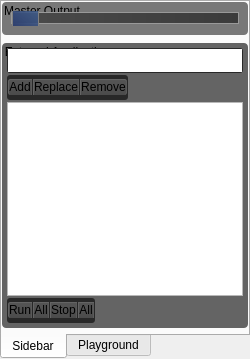
      <widget class="QTabWidget" name="tabWidget_right">
       <property name="maximumSize">
        <size>
         <width>250</width>
         <height>16777215</height>
        </size>
       </property>
       <property name="tabPosition">
        <enum>QTabWidget::South</enum>
       </property>
       <property name="currentIndex">
        <number>0</number>
       </property>
       <widget class="QWidget" name="tab_15">
        <attribute name="title">
         <string>Sidebar</string>
        </attribute>
        <layout class="QGridLayout" name="gridLayout_16">
         <property name="leftMargin">
          <number>0</number>
         </property>
         <property name="topMargin">
          <number>0</number>
         </property>
         <property name="rightMargin">
          <number>0</number>
         </property>
         <property name="bottomMargin">
          <number>5</number>
         </property>
         <property name="horizontalSpacing">
          <number>5</number>
         </property>
         <property name="verticalSpacing">
          <number>8</number>
         </property>
         <item row="2" column="0">
          <widget class="QGroupBox" name="groupBox_13">
           <property name="minimumSize">
            <size>
             <width>0</width>
             <height>250</height>
            </size>
           </property>
           <property name="styleSheet">
            <string notr="true">QGroupBox{
	background-color: rgba(100,100,100, 255);
	border: 0px solid;
	border-radius: 4px;
	margin-top: 0ex;
	padding-top: 2ex;
}

QPushButton{
	border-top: 1px solid rgb(100,100,100);
    border-left: 1px solid rgb(100,100,100);
    border-right: 1px solid rgb(90,90,90);
    border-bottom: 1px solid rgb(75,75,75);
	
	background-color: qlineargradient(spread:pad, x1:0, y1:1, x2:0, y2:0, stop:0 rgba(75, 75, 75, 255), stop:1 rgba(85,85,85, 255));

	border-radius: 2px;
}

QPushButton:hover{
	border-top: 1px solid rgb(100,100,100);
    border-left: 1px solid rgb(100,100,100);
    border-right: 1px solid rgb(90,90,90);
    border-bottom: 1px solid rgb(75,75,75);
	
	background-color: qlineargradient(spread:pad, x1:0, y1:1, x2:0, y2:0, stop:0 rgba(85,85,85, 255), stop:1 rgba(100,100,100, 255));

	border-radius: 2px;
}

QPushButton:pressed{
	border-top: 1px solid rgb(100,100,100);
    border-left: 1px solid rgb(100,100,100);
    border-right: 1px solid rgb(90,90,90);
    border-bottom: 1px solid rgb(75,75,75);
	
	background-color: qlineargradient(spread:pad, x1:0, y1:1, x2:0, y2:0, stop:0 rgba(50,50,50, 255), stop:1 rgba(65,65,65, 255));

	border-radius: 2px;
}</string>
           </property>
           <property name="title">
            <string>External Applications</string>
           </property>
           <layout class="QGridLayout" name="gridLayout_18">
            <property name="leftMargin">
             <number>5</number>
            </property>
            <property name="topMargin">
             <number>5</number>
            </property>
            <property name="rightMargin">
             <number>5</number>
            </property>
            <property name="bottomMargin">
             <number>5</number>
            </property>
            <property name="spacing">
             <number>2</number>
            </property>
            <item row="2" column="0">
             <widget class="QListWidget" name="listWidget_ExtApps">
              <property name="horizontalScrollBarPolicy">
               <enum>Qt::ScrollBarAsNeeded</enum>
              </property>
              <property name="editTriggers">
               <set>QAbstractItemView::DoubleClicked|QAbstractItemView::EditKeyPressed</set>
              </property>
              <property name="textElideMode">
               <enum>Qt::ElideMiddle</enum>
              </property>
              <property name="horizontalScrollMode">
               <enum>QAbstractItemView::ScrollPerPixel</enum>
              </property>
             </widget>
            </item>
            <item row="0" column="0">
             <widget class="QFrame" name="frame_12">
              <property name="minimumSize">
               <size>
                <width>0</width>
                <height>25</height>
               </size>
              </property>
              <property name="maximumSize">
               <size>
                <width>16777215</width>
                <height>25</height>
               </size>
              </property>
              <property name="styleSheet">
               <string notr="true">QFrame{
	background: rgb(40,40,40);
    padding: 1px;
	border-radius: 3px;
}

QPushButton{
	border-top: 1px solid rgb(100,100,100);
    border-left: 1px solid rgb(100,100,100);
    border-right: 1px solid rgb(90,90,90);
    border-bottom: 1px solid rgb(75,75,75);
	
	background-color: qlineargradient(spread:pad, x1:0, y1:1, x2:0, y2:0, stop:0 rgba(75, 75, 75, 255), stop:1 rgba(85,85,85, 255));

	border-radius: 2px;
}

QPushButton:hover{
	border-top: 1px solid rgb(100,100,100);
    border-left: 1px solid rgb(100,100,100);
    border-right: 1px solid rgb(90,90,90);
    border-bottom: 1px solid rgb(75,75,75);
	
	background-color: qlineargradient(spread:pad, x1:0, y1:1, x2:0, y2:0, stop:0 rgba(85,85,85, 255), stop:1 rgba(100,100,100, 255));

	border-radius: 2px;
}

QPushButton:pressed{
	border-top: 1px solid rgb(100,100,100);
    border-left: 1px solid rgb(100,100,100);
    border-right: 1px solid rgb(90,90,90);
    border-bottom: 1px solid rgb(75,75,75);
	
	background-color: qlineargradient(spread:pad, x1:0, y1:1, x2:0, y2:0, stop:0 rgba(50,50,50, 255), stop:1 rgba(65,65,65, 255));

	border-radius: 2px;
}

QPushButton::checked{
	color: red;
	background-color: rgb(54, 54, 54);
}</string>
              </property>
              <property name="frameShape">
               <enum>QFrame::StyledPanel</enum>
              </property>
              <property name="frameShadow">
               <enum>QFrame::Raised</enum>
              </property>
              <layout class="QHBoxLayout" name="horizontalLayout_4">
               <property name="spacing">
                <number>1</number>
               </property>
               <property name="leftMargin">
                <number>0</number>
               </property>
               <property name="topMargin">
                <number>0</number>
               </property>
               <property name="rightMargin">
                <number>0</number>
               </property>
               <property name="bottomMargin">
                <number>0</number>
               </property>
               <item>
                <widget class="QLineEdit" name="lineEdit_ExtApp">
                 <property name="sizePolicy">
                  <sizepolicy hsizetype="Expanding" vsizetype="Minimum">
                   <horstretch>0</horstretch>
                   <verstretch>0</verstretch>
                  </sizepolicy>
                 </property>
                 <property name="minimumSize">
                  <size>
                   <width>0</width>
                   <height>0</height>
                  </size>
                 </property>
                 <property name="maximumSize">
                  <size>
                   <width>16777215</width>
                   <height>16777215</height>
                  </size>
                 </property>
                 <property name="toolTip">
                  <string>Command for an application</string>
                 </property>
                 <property name="styleSheet">
                  <string notr="true">border-radius: 0;</string>
                 </property>
                </widget>
               </item>
              </layout>
             </widget>
            </item>
            <item row="3" column="0">
             <widget class="QFrame" name="frame_10">
              <property name="sizePolicy">
               <sizepolicy hsizetype="Maximum" vsizetype="Preferred">
                <horstretch>0</horstretch>
                <verstretch>0</verstretch>
               </sizepolicy>
              </property>
              <property name="minimumSize">
               <size>
                <width>0</width>
                <height>25</height>
               </size>
              </property>
              <property name="maximumSize">
               <size>
                <width>16777215</width>
                <height>25</height>
               </size>
              </property>
              <property name="styleSheet">
               <string notr="true">QFrame{
	background: rgb(40,40,40);
    padding: 1px;
	border-radius: 3px;
}

QPushButton{
	border-top: 1px solid rgb(100,100,100);
    border-left: 1px solid rgb(100,100,100);
    border-right: 1px solid rgb(90,90,90);
    border-bottom: 1px solid rgb(75,75,75);
	
	background-color: qlineargradient(spread:pad, x1:0, y1:1, x2:0, y2:0, stop:0 rgba(75, 75, 75, 255), stop:1 rgba(85,85,85, 255));

	border-radius: 2px;
}

QPushButton:hover{
	border-top: 1px solid rgb(100,100,100);
    border-left: 1px solid rgb(100,100,100);
    border-right: 1px solid rgb(90,90,90);
    border-bottom: 1px solid rgb(75,75,75);
	
	background-color: qlineargradient(spread:pad, x1:0, y1:1, x2:0, y2:0, stop:0 rgba(85,85,85, 255), stop:1 rgba(100,100,100, 255));

	border-radius: 2px;
}

QPushButton:pressed{
	border-top: 1px solid rgb(100,100,100);
    border-left: 1px solid rgb(100,100,100);
    border-right: 1px solid rgb(90,90,90);
    border-bottom: 1px solid rgb(75,75,75);
	
	background-color: qlineargradient(spread:pad, x1:0, y1:1, x2:0, y2:0, stop:0 rgba(50,50,50, 255), stop:1 rgba(65,65,65, 255));

	border-radius: 2px;
}</string>
              </property>
              <property name="frameShape">
               <enum>QFrame::StyledPanel</enum>
              </property>
              <property name="frameShadow">
               <enum>QFrame::Raised</enum>
              </property>
              <layout class="QGridLayout" name="gridLayout_19">
               <property name="leftMargin">
                <number>0</number>
               </property>
               <property name="topMargin">
                <number>0</number>
               </property>
               <property name="rightMargin">
                <number>0</number>
               </property>
               <property name="bottomMargin">
                <number>0</number>
               </property>
               <property name="spacing">
                <number>1</number>
               </property>
               <item row="0" column="1">
                <widget class="QPushButton" name="pushButton_ExtApp_RunAll">
                 <property name="toolTip">
                  <string>Run all applications in the list</string>
                 </property>
                 <property name="styleSheet">
                  <string notr="true">

border-top-left-radius: 0;
border-bottom-left-radius: 0;
border-top-right-radius: 0;
border-bottom-right-radius: 0;</string>
                 </property>
                 <property name="text">
                  <string>All</string>
                 </property>
                </widget>
               </item>
               <item row="0" column="2">
                <widget class="QPushButton" name="pushButton_ExtApp_Stop">
                 <property name="toolTip">
                  <string>Stop the selected application</string>
                 </property>
                 <property name="styleSheet">
                  <string notr="true">

border-top-left-radius: 0;
border-bottom-left-radius: 0;
border-top-right-radius: 0;
border-bottom-right-radius: 0;</string>
                 </property>
                 <property name="text">
                  <string>Stop</string>
                 </property>
                </widget>
               </item>
               <item row="0" column="0">
                <widget class="QPushButton" name="pushButton_ExtApp_RunSelected">
                 <property name="toolTip">
                  <string>Run selected application</string>
                 </property>
                 <property name="styleSheet">
                  <string notr="true">border-top-right-radius: 0;
border-bottom-right-radius: 0;</string>
                 </property>
                 <property name="text">
                  <string>Run</string>
                 </property>
                </widget>
               </item>
               <item row="0" column="3">
                <widget class="QPushButton" name="pushButton_ExtApp_StopAll">
                 <property name="toolTip">
                  <string>Stop all applications in the list</string>
                 </property>
                 <property name="styleSheet">
                  <string notr="true">

border-top-left-radius: 0;
border-bottom-left-radius: 0;
border-top-right-radius: 0;
border-bottom-right-radius: 0;</string>
                 </property>
                 <property name="text">
                  <string>All</string>
                 </property>
                </widget>
               </item>
              </layout>
             </widget>
            </item>
            <item row="1" column="0">
             <widget class="QFrame" name="frame_11">
              <property name="sizePolicy">
               <sizepolicy hsizetype="Maximum" vsizetype="Preferred">
                <horstretch>0</horstretch>
                <verstretch>0</verstretch>
               </sizepolicy>
              </property>
              <property name="minimumSize">
               <size>
                <width>0</width>
                <height>25</height>
               </size>
              </property>
              <property name="maximumSize">
               <size>
                <width>16777215</width>
                <height>25</height>
               </size>
              </property>
              <property name="styleSheet">
               <string notr="true">QFrame{
	background: rgb(40,40,40);
    padding: 1px;
	border-radius: 3px;
}

QPushButton{
	border-top: 1px solid rgb(100,100,100);
    border-left: 1px solid rgb(100,100,100);
    border-right: 1px solid rgb(90,90,90);
    border-bottom: 1px solid rgb(75,75,75);
	
	background-color: qlineargradient(spread:pad, x1:0, y1:1, x2:0, y2:0, stop:0 rgba(75, 75, 75, 255), stop:1 rgba(85,85,85, 255));

	border-radius: 2px;
}

QPushButton:hover{
	border-top: 1px solid rgb(100,100,100);
    border-left: 1px solid rgb(100,100,100);
    border-right: 1px solid rgb(90,90,90);
    border-bottom: 1px solid rgb(75,75,75);
	
	background-color: qlineargradient(spread:pad, x1:0, y1:1, x2:0, y2:0, stop:0 rgba(85,85,85, 255), stop:1 rgba(100,100,100, 255));

	border-radius: 2px;
}

QPushButton:pressed{
	border-top: 1px solid rgb(100,100,100);
    border-left: 1px solid rgb(100,100,100);
    border-right: 1px solid rgb(90,90,90);
    border-bottom: 1px solid rgb(75,75,75);
	
	background-color: qlineargradient(spread:pad, x1:0, y1:1, x2:0, y2:0, stop:0 rgba(50,50,50, 255), stop:1 rgba(65,65,65, 255));

	border-radius: 2px;
}</string>
              </property>
              <property name="frameShape">
               <enum>QFrame::StyledPanel</enum>
              </property>
              <property name="frameShadow">
               <enum>QFrame::Raised</enum>
              </property>
              <layout class="QGridLayout" name="gridLayout_35">
               <property name="leftMargin">
                <number>0</number>
               </property>
               <property name="topMargin">
                <number>0</number>
               </property>
               <property name="rightMargin">
                <number>0</number>
               </property>
               <property name="bottomMargin">
                <number>0</number>
               </property>
               <property name="spacing">
                <number>1</number>
               </property>
               <item row="0" column="2">
                <widget class="QPushButton" name="pushButton_ExtApp_remove">
                 <property name="maximumSize">
                  <size>
                   <width>16777215</width>
                   <height>16777215</height>
                  </size>
                 </property>
                 <property name="toolTip">
                  <string>Remove selected application</string>
                 </property>
                 <property name="styleSheet">
                  <string notr="true">border-top-left-radius: 0;
border-bottom-left-radius: 0;</string>
                 </property>
                 <property name="text">
                  <string>Remove</string>
                 </property>
                </widget>
               </item>
               <item row="0" column="0">
                <widget class="QPushButton" name="pushButton_ExtApp_add">
                 <property name="sizePolicy">
                  <sizepolicy hsizetype="Minimum" vsizetype="Minimum">
                   <horstretch>0</horstretch>
                   <verstretch>0</verstretch>
                  </sizepolicy>
                 </property>
                 <property name="maximumSize">
                  <size>
                   <width>16777215</width>
                   <height>16777215</height>
                  </size>
                 </property>
                 <property name="toolTip">
                  <string>Add to list below</string>
                 </property>
                 <property name="styleSheet">
                  <string notr="true">border-top-right-radius: 0;
border-bottom-right-radius: 0;</string>
                 </property>
                 <property name="text">
                  <string>Add</string>
                 </property>
                 <property name="checkable">
                  <bool>false</bool>
                 </property>
                </widget>
               </item>
               <item row="0" column="1">
                <widget class="QPushButton" name="pushButton_ExtApp_Replace">
                 <property name="toolTip">
                  <string>Replace the selected item in the list</string>
                 </property>
                 <property name="styleSheet">
                  <string notr="true">border-top-left-radius: 0;
border-bottom-left-radius: 0;
border-top-right-radius: 0;
border-bottom-right-radius: 0;</string>
                 </property>
                 <property name="text">
                  <string>Replace</string>
                 </property>
                </widget>
               </item>
              </layout>
             </widget>
            </item>
           </layout>
          </widget>
         </item>
         <item row="0" column="0">
          <widget class="QGroupBox" name="groupBox_4">
           <property name="styleSheet">
            <string notr="true">QGroupBox{

	background-color: rgba(120,120,120, 255);
	border: 0px solid;
	border-radius: 4px;
	margin-top: 0ex;
	padding-top: 2ex;
}</string>
           </property>
           <property name="title">
            <string>Master Output</string>
           </property>
           <layout class="QGridLayout" name="gridLayout_3">
            <item row="0" column="2">
             <widget class="QSlider" name="horizontalSlider_MasterGain">
              <property name="styleSheet">
               <string notr="true">QSlider{
	background: rgba(0,0,0,0);
}

QSlider::groove:horizontal {
     border: 1px solid #999999;
     height: 10px; /* the groove expands to the size of the slider by default. by giving it a height, it has a fixed size */
     background: qlineargradient(x1:0, y1:0, x2:1, y2:0, stop:0 rgba(75,75,75, 255), stop:1 rgba(59,59,59, 255));
     margin: 2px 0;
 }

QSlider::handle:horizontal {
     background-color: qlineargradient(x1:0, y1:1, x2:1, y2:0, stop:0 rgba(45, 62, 109, 255), stop:1 rgba(65, 97, 145, 210));
     border: 1px solid #5c5c5c;
     width: 25px;
     margin: -5px 0 -5px 0; /* handle is placed by default on the contents rect of the groove. Expand outside the groove */
	border-radius: 2px;
	border: 1px solid grey;
 }

QSlider::handle:horizontal:hover {
     background-color: qlineargradient(x1:0, y1:1, x2:1, y2:0, stop:0 rgba(45, 62, 109, 255), stop:1 rgba(65, 97, 145, 255));
     border: 1px solid #5c5c5c;
     width: 25px;
     margin: -5px 0 -5px 0; /* handle is placed by default on the contents rect of the groove. Expand outside the groove */
	border-radius: 2px;
	border: 1px solid grey;
 }</string>
              </property>
              <property name="maximum">
               <number>100</number>
              </property>
              <property name="singleStep">
               <number>0</number>
              </property>
              <property name="orientation">
               <enum>Qt::Horizontal</enum>
              </property>
              <property name="invertedAppearance">
               <bool>false</bool>
              </property>
              <property name="invertedControls">
               <bool>false</bool>
              </property>
              <property name="tickPosition">
               <enum>QSlider::NoTicks</enum>
              </property>
             </widget>
            </item>
           </layout>
          </widget>
         </item>
        </layout>
       </widget>
       <widget class="QWidget" name="tab_16">
        <attribute name="title">
         <string>Playground</string>
        </attribute>
        <widget class="QPushButton" name="pushButton_ThreadTest">
         <property name="geometry">
          <rect>
           <x>90</x>
           <y>250</y>
           <width>80</width>
           <height>23</height>
          </rect>
         </property>
         <property name="text">
          <string>THREAD</string>
         </property>
        </widget>
       </widget>
      </widget>
